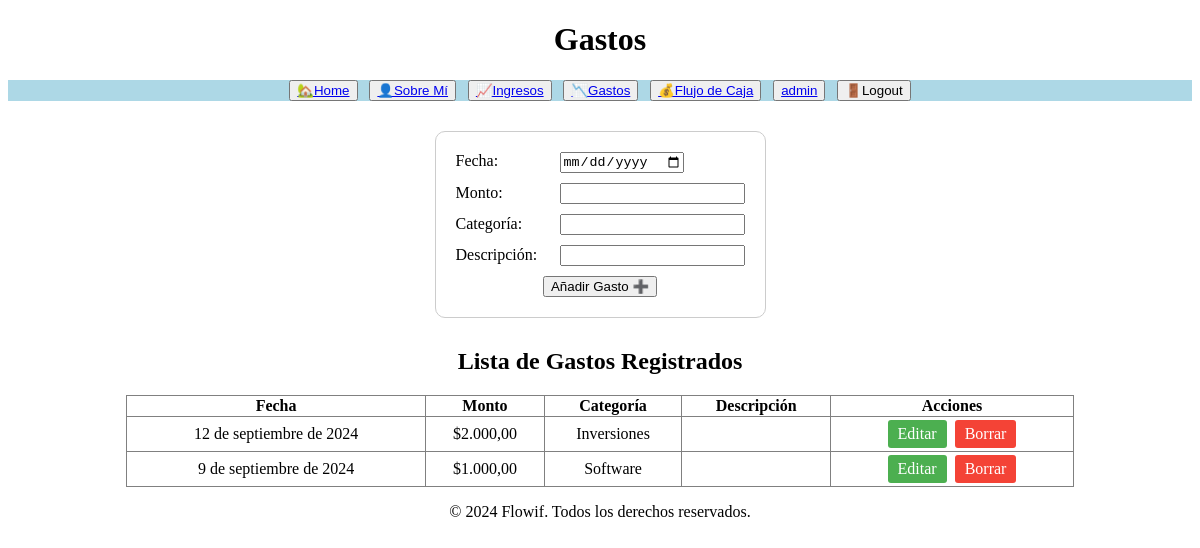
Screenshot of /gastos/ (signed in) with the database file from the repository.
### reportes/models.py (models this page shows, shortened)
class Gastos(models.Model):
    id= models.AutoField(primary_key=True)
    fecha = models.DateField()
    monto = models.DecimalField(max_digits=10, decimal_places=0)
    categoria = models.CharField(max_length=100)
    descripcion = models.CharField(max_length=255, blank=True, null=True)
    class Meta:
        verbose_name = "Gasto"
        verbose_name_plural = "Gastos"

### reportes/views.py (the view)
# urls.py: path('gastos/', views.gastos_view, name='gastos'),
@login_required
def gastos_view(request):
    gastos = Gastos.objects.all().order_by('-fecha')
    if request.method == 'POST':
        form = GastosForm(request.POST)
        if form.is_valid():
            form.save()
            return redirect('reportes:gastos')
    else:
        form = GastosForm()
    gastos_formateados = []
    for gasto in gastos:
        try:
            if isinstance(gasto.monto, Decimal):
                monto_float = float(gasto.monto)
            elif isinstance(gasto.monto, str):
                monto_float = float(gasto.monto.replace(',', '.'))
            else:
                monto_float = float(gasto.monto)
            monto_formateado = f"{monto_float:,.2f}".replace(",", "X").replace(".", ",").replace("X", ".")
        except (ValueError, TypeError, AttributeError) as e:
            print(f"Error al formatear el monto: {e}")
            monto_formateado = str(gasto.monto)
        gastos_formateados.append({
            'id': gasto.id,
            'fecha': gasto.fecha,
            'monto': gasto.monto,
            'monto_formateado': monto_formateado,
            'categoria': gasto.categoria,
            'descripcion': gasto.descripcion or ''
        })
    return render(request, 'reportes/gastos.html', {'gastos': gastos_formateados, 'form': form})

### reportes/forms.py
class GastosForm(forms.ModelForm):
    class Meta:
        model = Gastos
        fields = ['fecha', 'monto', 'categoria', 'descripcion']
        widgets = {'fecha': forms.DateInput(attrs={'type': 'date'})}

### reportes/templates/reportes/gastos.html (shortened to what this page needs)
{% extends 'reportes/base.html' %}
{% load humanize custom_filters %}
{% block header %}
Gastos
{% endblock header %}
{% block main %}
<div style="text-align: center; margin-bottom: 30px; margin-top: 30px;">
    <form method="post" style="display: inline-block; text-align: left; border: 1px solid #ccc; padding: 20px; border-radius: 10px;">
        <div style="margin-bottom: 10px;">
            <label for="id_fecha" style="display: inline-block; width: 100px;">Fecha:</label>
            {{ form.fecha }}
        </div>
        <div style="margin-bottom: 10px;">
            <label for="id_monto" style="display: inline-block; width: 100px;">Monto:</label>
            {{ form.monto }}
        </div>
        <div style="margin-bottom: 10px;">
            <label for="id_categoria" style="display: inline-block; width: 100px;">Categoría:</label>
            {{ form.categoria }}
        </div>
        <div style="margin-bottom: 10px;">
            <label for="id_descripcion" style="display: inline-block; width: 100px;">Descripción:</label>
            {{ form.descripcion }}
        </div>
        <div style="text-align: center;">
            <button type="submit">Añadir Gasto ➕</button>
        </div>
    </form>
</div>
<h2>Lista de Gastos Registrados</h2>
<table border="1" style="width: 80%; margin: auto; text-align: center; border-collapse: collapse;">
    <thead>
        <tr>
            <th>Fecha</th>
            <th>Monto</th>
            <th>Categoría</th>
            <th>Descripción</th>
            <th>Acciones</th>
        </tr>
    </thead>
    <tbody>
        {% for gasto in gastos %}
        <tr>
            <td>{{ gasto.fecha }}</td>
            <td>${{ gasto.monto_formateado }}</td>
            <td>{{ gasto.categoria }}</td>
            <td>{{ gasto.descripcion|default_if_none:'' }}</td>
            <td>
                <a href="{% url 'reportes:editar_gastos' gasto.id %}" class="btn-editar">Editar</a>
                <a href="{% url 'reportes:borrar_gastos' gasto.id %}" class="btn-borrar" onclick="return confirm('¿Estás seguro de que quieres borrar este gasto?');">Borrar</a>
            </td>
        </tr>
        {% empty %}
        <tr>
            <td colspan="5">No hay gastos registrados.</td>
        </tr>
        {% endfor %}
    </tbody>
</table>
{% endblock main %}

### reportes/templates/reportes/navbar.html (shortened to what this page needs)
<div
  style="
    margin-bottom: 2%;
    display: flex;
    justify-content: center;
    gap: 1%;
    background-color: lightblue;
  "
>
    <button>
        <a href="{% url 'reportes:index' %}">🏡Home</a>
    </button>
    <button>
        <a href="{% url 'reportes:about' %}">👤Sobre Mí</a>
    </button>
    {% if user.is_authenticated %}
        <button>
            <a href="{% url 'reportes:ingresos' %}">📈Ingresos</a>
        </button>
        <button>
            <a href="{% url 'reportes:gastos' %}">📉Gastos</a>
        </button>
        <button>
            <a href="{% url 'reportes:flujodecaja' %}">💰Flujo de Caja</a>
        </button>
        <button>
            <a href="#">{{ user.username }}</a>
        </button>
        <form method="post" action="{% url 'logout' %}" style="display: inline;">
            <button type="submit" onclick="return confirm('¿Estás seguro de que quieres cerrar sesión?');">🚪Logout</button>
        </form>
    {% else %}
        <button>
            <a href="{% url 'login' %}">Login🌐</a>
        </button>
    {% endif %}
</div>

### reportes/templates/reportes/gastos.html (style rules this page uses)
.btn-editar, .btn-borrar { display: inline-block; padding: 5px 10px; margin: 2px; text-decoration: none; color: white; border-radius: 3px; }
.btn-editar { background-color: #4CAF50; }
.btn-borrar { background-color: #f44336; }

### rows the page displays
Gastos: fecha "12 de septiembre de 2024", categoria "Inversiones"
Gastos: fecha "9 de septiembre de 2024", categoria "Software"

### other values shown
{{ user.username }} "admin"
{{ gasto.monto_formateado }} "2.000,00" "1.000,00"
